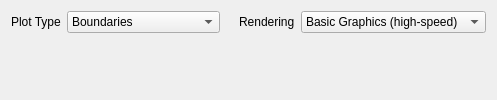
       <widget class="QWidget" name="outPlotTab">
        <attribute name="title">
         <string>Plot</string>
        </attribute>
        <layout class="QGridLayout" name="gridLayout_76">
         <item row="0" column="0">
          <layout class="QVBoxLayout" name="outputPlotVLayout">
           <item>
            <layout class="QHBoxLayout" name="outputPlotHComboLayout">
             <property name="sizeConstraint">
              <enum>QLayout::SetMinimumSize</enum>
             </property>
             <item>
              <widget class="QLabel" name="outputPlotTypeLabel">
               <property name="text">
                <string>Plot Type</string>
               </property>
              </widget>
             </item>
             <item>
              <widget class="QComboBox" name="outputPlotTypeCombo">
               <item>
                <property name="text">
                 <string>Boundaries</string>
                </property>
               </item>
               <item>
                <property name="text">
                 <string>Power</string>
                </property>
               </item>
               <item>
                <property name="text">
                 <string>Treatment Effect</string>
                </property>
               </item>
               <item>
                <property name="text">
                 <string>Conditional Power</string>
                </property>
               </item>
               <item>
                <property name="text">
                 <string>Spending Function</string>
                </property>
               </item>
               <item>
                <property name="text">
                 <string>Expected Sample Size</string>
                </property>
               </item>
               <item>
                <property name="text">
                 <string>B-Values</string>
                </property>
               </item>
              </widget>
             </item>
             <item>
              <spacer name="horizontalSpacer_22">
               <property name="orientation">
                <enum>Qt::Horizontal</enum>
               </property>
               <property name="sizeHint" stdset="0">
                <size>
                 <width>13</width>
                 <height>17</height>
                </size>
               </property>
              </spacer>
             </item>
             <item>
              <widget class="QLabel" name="outputPlotRenderLabel">
               <property name="sizePolicy">
                <sizepolicy hsizetype="Minimum" vsizetype="Minimum">
                 <horstretch>0</horstretch>
                 <verstretch>0</verstretch>
                </sizepolicy>
               </property>
               <property name="text">
                <string>Rendering</string>
               </property>
              </widget>
             </item>
             <item>
              <widget class="QComboBox" name="outputPlotRenderCombo">
               <property name="sizePolicy">
                <sizepolicy hsizetype="Expanding" vsizetype="Minimum">
                 <horstretch>0</horstretch>
                 <verstretch>0</verstretch>
                </sizepolicy>
               </property>
               <item>
                <property name="text">
                 <string>Basic Graphics (high-speed)</string>
                </property>
               </item>
               <item>
                <property name="text">
                 <string>High quality (slow-speed)</string>
                </property>
               </item>
              </widget>
             </item>
            </layout>
           </item>
           <item>
            <layout class="QHBoxLayout" name="outputPlotHFrameLayout">
             <property name="sizeConstraint">
              <enum>QLayout::SetMaximumSize</enum>
             </property>
             <item>
              <widget class="QLabel" name="outPlot">
               <property name="sizePolicy">
                <sizepolicy hsizetype="MinimumExpanding" vsizetype="MinimumExpanding">
                 <horstretch>0</horstretch>
                 <verstretch>0</verstretch>
                </sizepolicy>
               </property>
               <property name="text">
                <string/>
               </property>
               <property name="pixmap">
                <pixmap>../../../../../../.designer/QtRCommunications/gsdTest.jpg</pixmap>
               </property>
               <property name="alignment">
                <set>Qt::AlignCenter</set>
               </property>
              </widget>
             </item>
            </layout>
           </item>
          </layout>
         </item>
        </layout>
       </widget>
